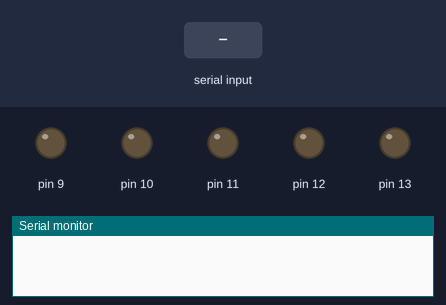
A sketch run on a simulated Arduino Uno, built with avr-gcc and run on an emulated ATmega328P. Shown: output pins drawn as LEDs (lit = HIGH), the last lines printed to the serial monitor. Inputs (shaded band) come from the test bench.

Above: at 1.2 s.
1.3 s: "F" received over the second serial link
At 2.5 s:
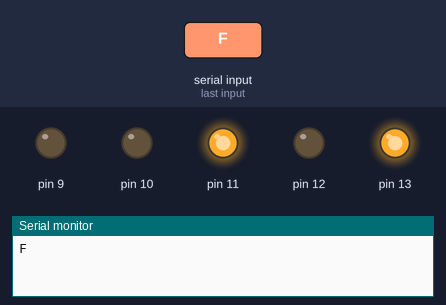
2.8 s: "B" received over the second serial link
At 3.8 s:
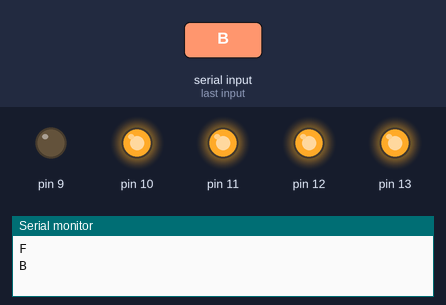
4.3 s: "R" received over the second serial link
At 5.0 s:
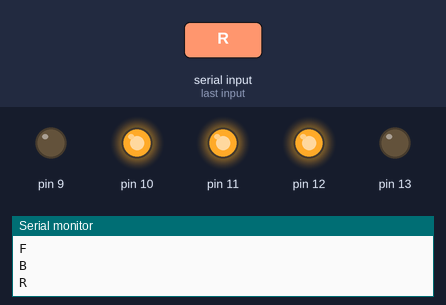
5.8 s: "L" received over the second serial link
At 6.1 s:
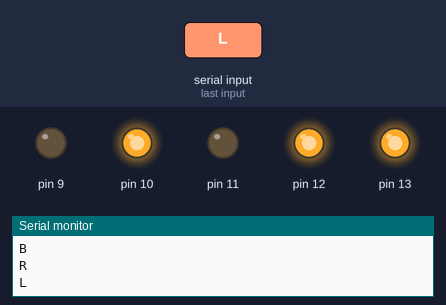
Timing chart, 0 to 8.3 s (numbered marks = the images above; inputs shaded):
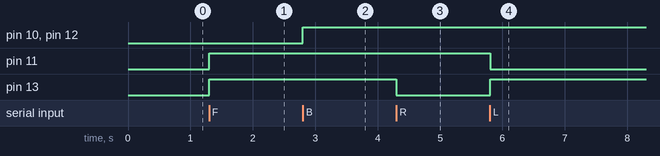

The sketch:

remote_controlled_car.ino
```cpp
char t;

#include <SoftwareSerial.h>
SoftwareSerial MyBlue(2, 3);
const int Pin=2;
void setup() {
pinMode(Pin, INPUT);

pinMode(13,OUTPUT);
pinMode(12,OUTPUT);
pinMode(11,OUTPUT);
pinMode(10,OUTPUT);
pinMode(9,OUTPUT);
Serial.begin(9600);
MyBlue.begin(9600);
}

void loop()
{

if(MyBlue.available()){
  t = MyBlue.read();
  Serial.println(t);
}

if(t == 'F'){
  digitalWrite(13,HIGH);
  digitalWrite(11,HIGH);
}

else if(t == 'B'){
  digitalWrite(12,HIGH);
  digitalWrite(10,HIGH);
}

else if(t == 'R'){
  digitalWrite(11,HIGH);
  digitalWrite(13,LOW);
}

else if(t == 'L')
{
  digitalWrite(13,HIGH);
  digitalWrite(11,LOW);
}


else if(t == 'S'){
  digitalWrite(13,LOW);
  digitalWrite(12,LOW);
  digitalWrite(11,LOW);
  digitalWrite(10,LOW);
}
delay(100);

}
```

Measured:
- after the input at 1.3 s, pin 11, pin 13: LOW → HIGH at once
- after the input at 2.8 s, pin 10, pin 12: LOW → HIGH at once
- after the input at 4.3 s, pin 13: HIGH → LOW at once
- after the input at 5.8 s, pin 11: HIGH → LOW at once; pin 13: LOW → HIGH at once
